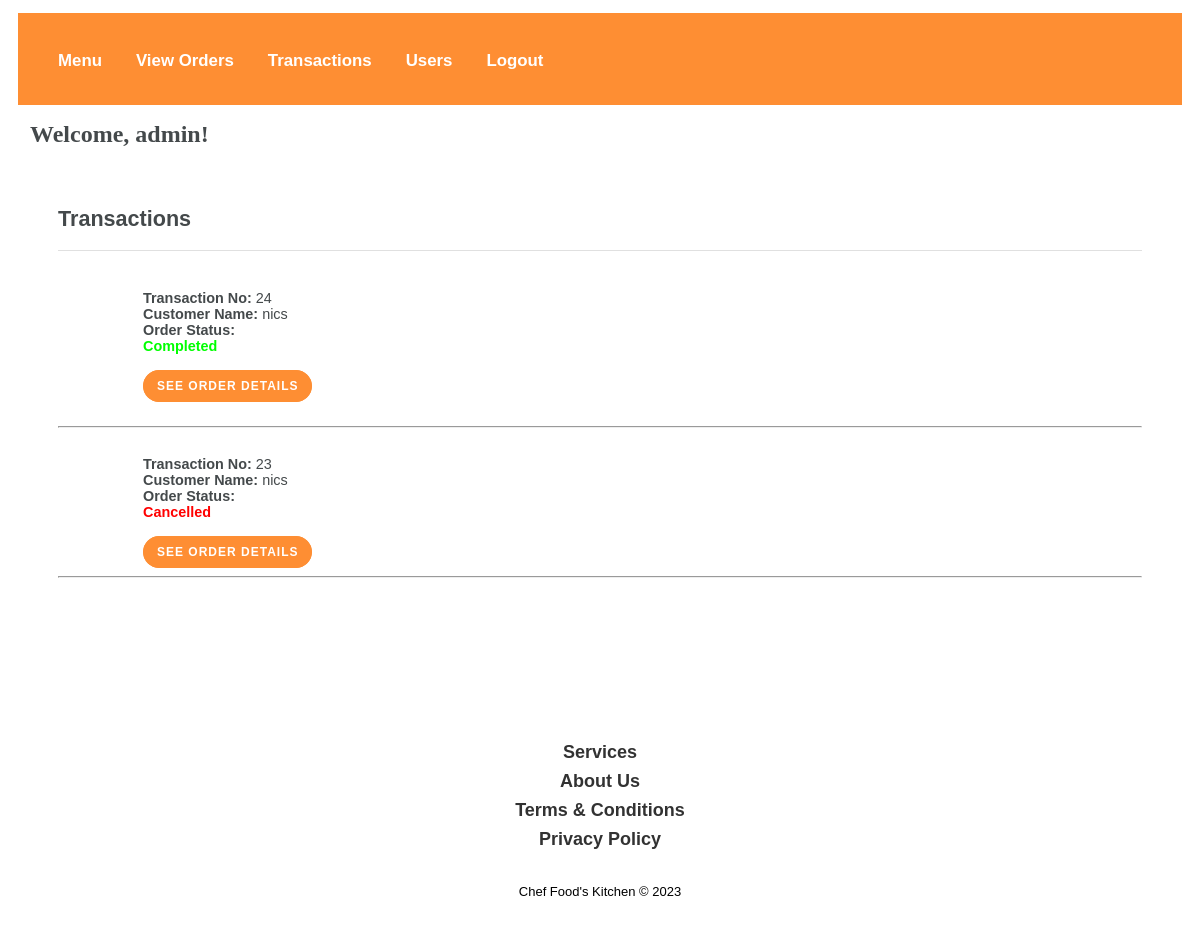
Page /translist.php (signed in) on the committed database.
### tables this page shows
CREATE TABLE `transactions` (
  `tid` int(8) NOT NULL,
  `cusname` varchar(255) NOT NULL,
  `item_name` varchar(255) NOT NULL,
  `item_quantity` varchar(255) NOT NULL,
  `total` int(8) NOT NULL,
  `tdate` datetime NOT NULL,
  `order_status` int(8) NOT NULL COMMENT '1 - Pending, 2 - Cancelled, 3 - Finished'
);

### php/dbcontroller.php (called while the page is built, shortened)
<?php
class DBController {
	private $host = "localhost";
	private $user = "root";
	private $password = "";
	private $database = "testing";
	private $conn;
	function __construct() {
		$this->conn = $this->connectDB();
	}
	function connectDB() {
		$conn = mysqli_connect($this->host,$this->user,$this->password,$this->database);
		return $conn;
	}
	function runQuery($query) {
		$result = mysqli_query($this->conn,$query);
		while($row=mysqli_fetch_assoc($result)) {
			$resultset[] = $row;
		}
		if(!empty($resultset))
			return $resultset;
	}
}
?>

### php/transactions.php (the view, shortened to what this page needs)
<?php
$db_handle = new DBController();
$orders = $db_handle->runQuery("SELECT * FROM transactions ORDER BY tid DESC");
if (!empty($orders)) {
    foreach ($orders as $key => $value) {
        if ($orders[$key]['order_status'] == 3) {
            if (!empty($orders)) {
?>
                <br>
                <div class="order">
                    <div class="details">
                        <div class="product-details"><?php echo "<b>Transaction No: </b>" . $orders[$key]["tid"]; ?></div>
                        <div class="product-details"><?php echo "<b>Customer Name: </b>" . $orders[$key]["cusname"]; ?></div>
                        <b>Order Status: </b>
                        <div class="product-details" style="color: #00FF00;"><b>Completed</b></div>
                    </div>
                    <div class="actions">
                        <a class="orderinfo" href="orderdetails.php?id=<?php echo $orders[$key]['tid']; ?>">See Order Details</a>
                    </div>
                </div>
                <br>
                <hr>
            <?php
            }
        } else if ($orders[$key]['order_status'] == 2) {
            if (!empty($orders)) {
            ?>
                <br>
                <div class="order">
                    <div class="details">
                        <div class="product-details"><?php echo "<b>Transaction No: </b>" . $orders[$key]["tid"]; ?></div>
                        <div class="product-details"><?php echo "<b>Customer Name: </b>" . $orders[$key]["cusname"]; ?></div>
                        <b>Order Status: </b>
                        <div class="product-details" style="color: #FF0000;"><b>Cancelled</b></div>
                    </div>
                    <div class="actions">
                        <a class="orderinfo" href="orderdetails.php?id=<?php echo $orders[$key]['tid']; ?>">See Order Details</a>
                    </div>
                </div>
                <hr>
<?php
            }
        }
    }
} else {
    echo "No active transactions.";
}
?>

### css/style.css (style rules this page uses)
body { font-family: Arial; color: #211a1a; font-size: 0.9em; }
a { text-decoration: none; }

### rows in the picture
transactions: tid "24", cusname "nics"
transactions: tid "23", cusname "nics"

### other values in the picture
$_SESSION['username'] "admin"
